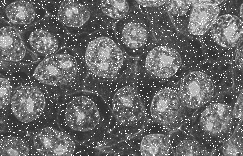
#> input picture cviceni/cv09/cv09_bunkyB.bmp, 243 x 156 px
$ python main.py
#> lines starting #> are read from the running program, lines starting #| are printed output that depends on the picture; after the words box and inside, x2 and y2 are one past the last pixel; in counts of white or black regions, pixels touching at a corner belong together
### cviceni/my_libs/img/morphology.py
# By Pytel
# https://core.ac.uk/download/pdf/44387378.pdf

import numpy as np
from enum import Enum, auto

from my_libs.img.functional import *

class MorphologyOperation(Enum):
    GRAY_ERODE = auto()
    GRAY_DILATE = auto()
    GRAY_OPEN = auto()
    GRAY_CLOSE = auto()
    GRAY_TOP_HAT = auto()
    GRAY_ERODE_1D = auto()
    GRAY_DILATE_1D = auto()
    GRAY_OPEN_1D = auto()
    GRAY_CLOSE_1D = auto()

# [29 lines left out: functions gray_erode_1D, gray_dilate_1D, not called in this run]

def gray_erode(img, kernel):
    """
    Uřezávám vršky
    min{f(x + z) - k(z)}; z e K; x + z e F
    """
    I_X, I_Y = img.shape
    K_X, K_Y = kernel.shape
    out = np.zeros_like(img)
    img_padded = cv2.copyMakeBorder(img, 1, K_X-1, 1, K_Y-1, cv2.BORDER_CONSTANT, value=255)
    for i_x in range(I_X):
        for i_y in range(I_Y):
            out[i_x, i_y] = np.min(img_padded[i_x:i_x+K_X, i_y:i_y+K_Y] - kernel)
    return out

def gray_dilate(img, kernel):
    """
    Zaplácávám díry
    max{f(x - z) + k(z)}; z e K; x - z e F
    """
    I_X, I_Y = img.shape
    K_X, K_Y = kernel.shape
    out = np.zeros_like(img)
    img_padded = cv2.copyMakeBorder(img, K_X-1, 1, K_Y-1, 1, cv2.BORDER_CONSTANT, value=0)
    for i_x in range(I_X):
        for i_y in range(I_Y):
            out[i_x, i_y] = np.max(img_padded[i_x:i_x+K_X, i_y:i_y+K_Y] + kernel)
    return out

"""
def dilate(img_gray, kernel):
    output = np.zeros_like(img_gray)

    for i in range(1,img_gray.shape[0]-1):
        for j in range(1, img_gray.shape[1]-1):
            temp = img_gray[i:i+2, j-1:j+2]
            output[i, j] = np.max(temp*kernel)
    return output[1:-1,1:-1]

def erode(img_gray, kernel):
    output = np.zeros_like(img_gray)

    for i in range(1,img_gray.shape[0]-1):
        for j in range(1, img_gray.shape[1]-1):
            temp = img_gray[i:i+2, j-1:j+2]
            output[i, j] = np.min(temp/kernel)
    return output[1:-1,1:-1]
"""

def morphology(img, operation : MorphologyOperation, kernel):
    if operation == MorphologyOperation.GRAY_ERODE_1D:
        return gray_erode_1D(img, kernel)
    elif operation == MorphologyOperation.GRAY_DILATE_1D:
        return gray_dilate_1D(img, kernel)
    elif operation == MorphologyOperation.GRAY_OPEN_1D:
        eroded = gray_erode_1D(img, kernel)
        dilarated = gray_dilate_1D(eroded, kernel)
        return dilarated
    elif operation == MorphologyOperation.GRAY_CLOSE_1D:
        dilarated = gray_dilate_1D(img, kernel)
        eroded = gray_erode_1D(dilarated, kernel)
        return eroded

    if operation == MorphologyOperation.GRAY_ERODE:
        return gray_erode(img, kernel)
    elif operation == MorphologyOperation.GRAY_DILATE:
        return gray_dilate(img, kernel)
    elif operation == MorphologyOperation.GRAY_OPEN:
        eroded = gray_erode(img, kernel)
        dilarated = gray_dilate(eroded, kernel)
        return dilarated
    elif operation == MorphologyOperation.GRAY_CLOSE:
        dilarated = gray_dilate(img, kernel)
        eroded = gray_erode(dilarated, kernel)
        return eroded
    elif operation == MorphologyOperation.GRAY_TOP_HAT:
        """
        f(x) - (f(x) o B)
        img - opened(img, kernel)
        """
        eroded = gray_erode(img, kernel)
        opened = gray_dilate(eroded, kernel)

        out = np.zeros(img.shape, dtype=np.uint8)
        for x in range(img.shape[0]):
            for y in range(img.shape[1]):
                delta = int(img[x, y]) - int(opened[x, y])
                if delta < 0:
                    out[x, y] = 0
                elif delta > 255:
                    out[x, y] = 255
                else:
                    out[x, y] = delta
        return out.astype(np.uint8)
    else:
        raise Exception("Unknown operation")

### cviceni/my_libs/img/processing.py
# By Pytel

import cv2
import numpy as np
import matplotlib.pyplot as plt
import functional as func


class IMG(np.ndarray):
    # TODO:
    def __init__(self, img: np.ndarray):
        super().__init__(img)

    # [10 lines left out: function convolution, not called in this run]


def plot_imgs(
    imgs, titles, rows: int = 1, cmaps=None,
    cbars=None, hist=None,
    figsize=(8, 6), window_name="Graph"
):
    """ Plot images

    Args:
        imgs : list of images
        titles : list of titles
        rows : number of rows
        cmap : color map
        hist : print histograms/normal plots
        figsize : size of figure
        window_name : name of window

    ### Example:
    ![Example](https://matplotlib.org/stable/_images/sphx_glr_subplots_demo_005.png)
    """
    plt.figure(window_name, figsize=figsize)
    #plt.rcParams["figure.figsize"] = figsize
    n = len(imgs)
    cols = int(np.ceil(n/rows))
    for i in range(n):
        img = imgs[i]
        plt.subplot(rows, cols, i+1)
        plt.title(titles[i])
        if hist != None and hist[i] != None:
            plt.hist(imgs[i].ravel(), bins=256, range=(0, 256))
        else:
            plt.imshow(imgs[i])
        if cmaps != None and cmaps[i] != None:
            plt.set_cmap(cmaps[i])
        if cbars != None and cbars[i]:
            plt.colorbar(fraction=0.046, pad=0.04)
    plt.show()
    plt.waitforbuttonpress()

# [40 lines left out: function plot_imgs_x, not called in this run]

# [10 lines that do not run on import are left out]

### cviceni/my_libs/img/functional.py
# By Pytel

import cv2
import numpy as np

# [380 lines left out: functions img_to_g, img_to_r, segmentate, flood_fill, color_objects_with_flood_fill, valid_coord and 7 more, not called in this run]

### cviceni/my_libs/tools.py
#!/usr/bin/python3
# By Pytel

import os
import sys
import csv
import json


def clear():
    """ Clear console """
    if os.name == 'nt':
        os.system('cls')
    elif os.name == 'posix':
        os.system('clear')
    #os.system('cls' if os.name == 'nt' else 'clear')


# [10 lines left out: function printf, not called in this run]


def unique(array) -> list:
    """ Return unique values from array """
    return list(set(array))


def flatten(l) -> list:
    """ Flatten list """
    return [item for sublist in l for item in sublist]


# [95 lines left out: functions sort_by_columm, append_to_json, save_to_json, load_dic_from_json, load_dic_from_csv, load_dic_from_file, not called in this run]


def append_to_file(file_path, text : str):
    with open(file_path, "a") as file:
        file.write(text + "\n")

# END

### cviceni/cv09/main.py
# By Pytel

"""
1. Z obrázků cv09_bunkyB.bmp a cv09_bunkyC.bmp odstraňte drobný bílý
(černý) šum při využití šedotónových morfologických transformací
otevření a uzavření.

strukturní element volte:
    [[0, 1, 0],
     [1, 1, 1]]

2.  Využijte operaci top-hat (vrchní část klobouku) pro předzpracování
obrazu cv09_rice.bmp.

3.  Segmentujte původní a upravený obraz vhodně stanoveným prahem.

4.  Spočítejte počet zrn v původním a upraveném segmentovaném obraze.
Stanovte si například práh, že objekty menší než 100 pixelů nejsou celými
zrnky. Vypište do konzole výsledek, např.:

Pocet zrnicek ryze na obrazku: 90

5.  Identifikujte jednotlivé objekty (zrníčka), spočítejte jejich těžiště a
vkreslete jejich pozice do původního obrázku:
"""

import cv2
import sys

sys.path.append('../')
sys.path.append('../my_libs/')
sys.path.append('../my_libs/img/')

from my_libs.tools import *
from my_libs.colors import *
from my_libs.img.functional import *
from my_libs.img.processing import *
from my_libs.img.morphology import *

img_b_name = "cv09_bunkyB.bmp"
img_c_name = "cv09_bunkyC.bmp"
img_rice_name = "cv09_rice.bmp"

if __name__ == "__main__":
    plt.ion()
    clear()
    plt.close('all')

    kernel = np.array([
        [0, 1, 0],
        [1, 1, 1]],
        dtype=np.uint8
    )

    """
    kernel = np.array([
        [0, 1, 0],
        [1, 2, 1],
        [0, 1, 0]],
        dtype=np.uint8
    )"""

    # Buňky
    img_b = cv2.imread(img_b_name)
#> img_b is the input picture: shape (156, 243, 3); min 44, max 255, mean 104.4
    img_b = cv2.cvtColor(img_b, cv2.COLOR_BGR2RGB)
    img_b_gray = cv2.cvtColor(img_b, cv2.COLOR_RGB2GRAY)

    img_b_erodet = morphology(img_b_gray, MorphologyOperation.GRAY_ERODE, kernel)
    img_b_dilated = morphology(img_b_erodet, MorphologyOperation.GRAY_DILATE, kernel)
    #img_b_erodet = cv2.morphologyEx(img_b_gray, cv2.MORPH_ERODE, kernel)
    #img_b_dilated = cv2.morphologyEx(img_b_erodet, cv2.MORPH_DILATE, kernel)

    img_c = cv2.imread(img_c_name)
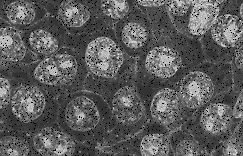
#> input picture cviceni/cv09/cv09_bunkyC.bmp, 243 x 156 px
#> img_c is the input picture: shape (156, 243, 3); min 0, max 234, mean 91.8
    img_c = cv2.cvtColor(img_c, cv2.COLOR_BGR2RGB)
    img_c_gray = cv2.cvtColor(img_c, cv2.COLOR_RGB2GRAY)

    img_c_dilated = morphology(img_c_gray, MorphologyOperation.GRAY_DILATE, kernel)
    img_c_erodet = morphology(img_c_dilated, MorphologyOperation.GRAY_ERODE, kernel)
#> after the loop in gray_erode (call 2), `for i_x in range(I_X):`:
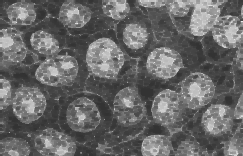
#> out: shape (156, 243); min 50, max 233, mean 104.3

    plot_imgs(
        [img_b_gray,img_b_erodet,img_b_dilated, img_c_gray,img_c_dilated,img_c_erodet],
        ["Původní -> otevření","Eroze","Dilatace", "Původní -> uzavření","Dilatace","Eroze"],
        2,
        ["gray", "gray", "gray", "gray", "gray", "gray"],
        window_name="Bunky"
    )
#> in plot_imgs, `n = len(imgs)`: n = 6
#> in plot_imgs, `cols = int(np.ceil(n/rows))`: cols = 3

    # Rice
    img_rice = cv2.imread(img_rice_name)
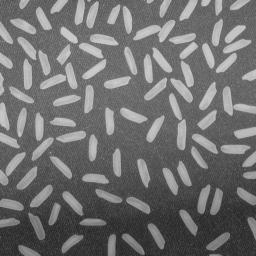
#> input picture cviceni/cv09/cv09_rice.bmp, 256 x 256 px
#> img_rice is the input picture: shape (256, 256, 3); min 40, max 204, mean 111.2
    img_rice = cv2.cvtColor(img_rice, cv2.COLOR_BGR2RGB)
    img_rice_gray = cv2.cvtColor(img_rice, cv2.COLOR_RGB2GRAY)

    kernel = np.ones((15, 15), np.uint8) #15 x 15
    #kernel = cv.getStructuringElement(cv.MORPH_ELLIPSE,(15,15)) #10 20
    #kernel = cv.getStructuringElement(cv.MORPH_CROSS,(25,21)) #10 20

    img_rice_segmented = segmentate(img_rice_gray, 135)
#> in segmentate, `img_segmented = img > threshold`:
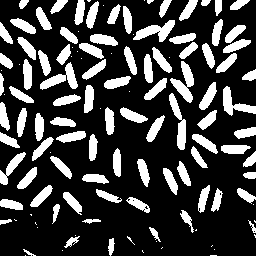
#> img_segmented: shape (256, 256) bool; 24.8% white; 125 white regions (36 under 20 px), largest, box (x1, y1, x2, y2) and area: (170, 61, 194, 103) 441, (133, 20, 175, 42) 417, (40, 62, 78, 90) 413
    img_rice_top_hat = morphology(img_rice_gray, MorphologyOperation.GRAY_TOP_HAT, kernel)
#> after the loop in morphology (call 5), `for x in range(img.shape[0]):`:
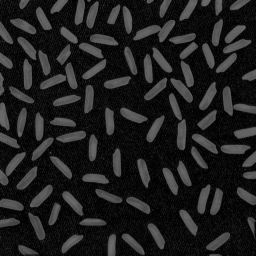
#> out: shape (256, 256); min 0, max 108, mean 30.7
    #img_rice_top_hat = cv2.morphologyEx(img_rice_gray, cv2.MORPH_TOPHAT, kernel)
    img_rice_top_hat_segmented = segmentate(img_rice_top_hat, 60)
#> in segmentate (call 2), `img_segmented = img > threshold`: img_segmented: shape (256, 256) bool; 25.5% white; 99 white regions (3 under 20 px), largest, box (x1, y1, x2, y2) and area: (133, 20, 175, 42) 387, (223, 87, 256, 116) 357, (0, 152, 26, 185) 279

    plot_imgs(
        [img_rice,img_rice,img_rice_segmented, img_rice_top_hat,img_rice_top_hat,img_rice_top_hat_segmented],
        ["Původní","Histogram","Segmentace", "Top hat","Histogram","Segmentace"],
        2,
        ["gray", None, "gray", "gray", None, "gray"],
        hist=[None, True, None, None, True, None],
        window_name="Rýže"
    )

    rice_inverted = cv2.bitwise_not(img_rice_top_hat_segmented)
    colored, numbers = color_objects(rice_inverted)
#> after the loop in color_objects, `for x in range(X):`:
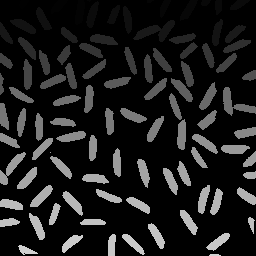
#> colored: shape (256, 256); min 0, max 210, mean 28
    centers_dict = calculate_centers_of_objects(colored, numbers)
#> the loop in calculate_centers_of_objects, `for object_number in object_numbers:` made 101 passes
#> the loop in calculate_centers_of_objects, `for key in centers:` made 101 passes

    centers_list = []
    for key in centers_dict:
        area = centers_dict[key][2]
        x = centers_dict[key][0]
        y = centers_dict[key][1]
        if area > 100:
            centers_list.append([x, y])
#> this loop made 101 passes
    print("Number of detected objects:", Blue + str(len(centers_list)) + NC + ".")
#| Number of detected objects: [0;34m90[0m.

    centers = np.array(centers_list, dtype=np.int32)
    #plt.imshow(img_rice_top_hat_segmented)
    plt.scatter(centers[:, 1], centers[:, 0], marker="x", color="red", s=10)
    plt.set_cmap("gray")
    plt.show()
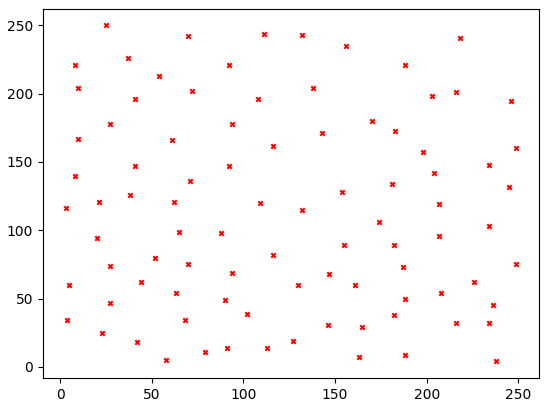
#> figure drawn by matplotlib, 1 panel
    plt.waitforbuttonpress()

    print(Green + "Done." + NC)
